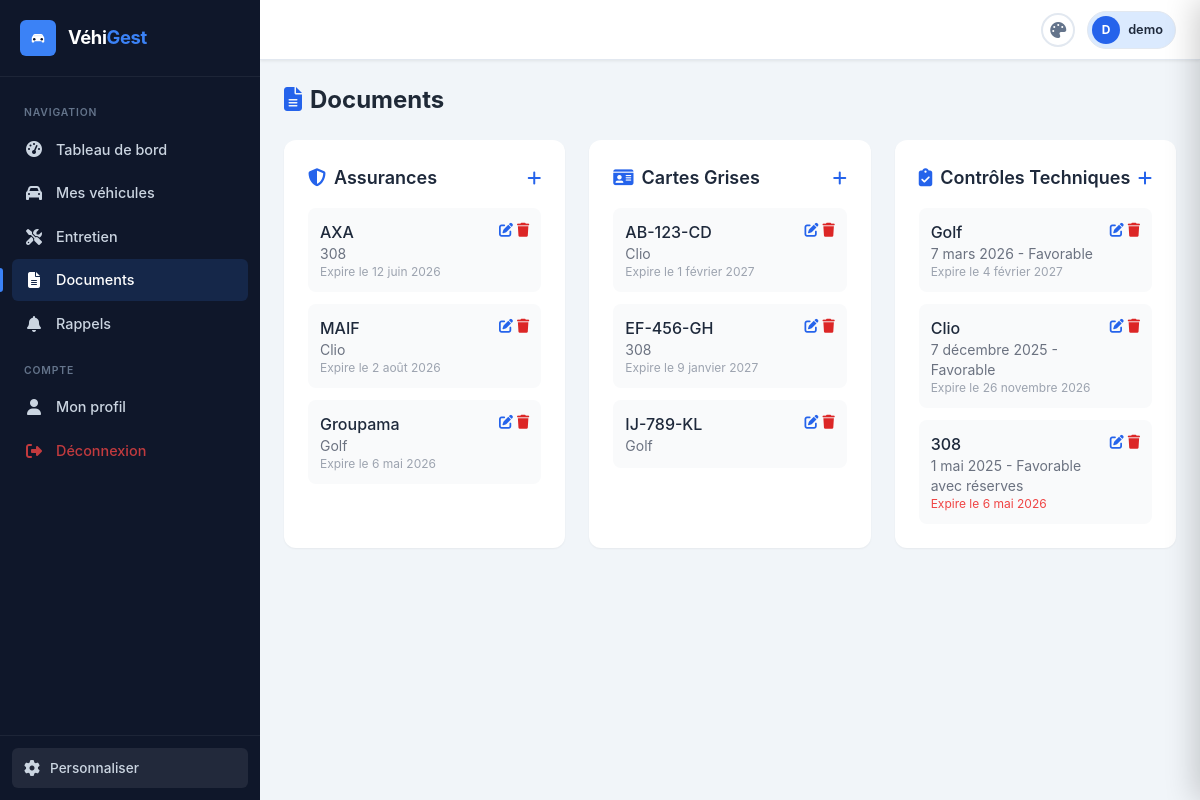
Page /documents/ (signed in) on the committed database.
### documents/models.py (models this page shows, shortened)
class Insurance(models.Model):
    vehicle = models.ForeignKey(Vehicle, on_delete=models.CASCADE, related_name='insurances', verbose_name='Véhicule')
    company_name = models.CharField("Compagnie d'assurance", max_length=200)
    policy_number = models.CharField('Numéro de police', max_length=100)
    start_date = models.DateField('Date de début')
    end_date = models.DateField("Date d'expiration")
    premium_amount = models.DecimalField('Prime (€/an)', max_digits=10, decimal_places=2, null=True, blank=True)
    is_active = models.BooleanField('Active', default=True)
    document = models.FileField('Document', upload_to='documents/insurances/', blank=True)
    notes = models.TextField('Notes', blank=True)
    created_at = models.DateTimeField(auto_now_add=True)
    updated_at = models.DateTimeField(auto_now=True)
    class Meta:
        verbose_name = 'Assurance'
        verbose_name_plural = 'Assurances'
        ordering = ['-start_date']

class CarteGrise(models.Model):
    vehicle = models.OneToOneField(Vehicle, on_delete=models.CASCADE, related_name='carte_grise', verbose_name='Véhicule')
    registration_number = models.CharField("Numéro d'immatriculation", max_length=20)
    issue_date = models.DateField("Date de délivrance")
    expiry_date = models.DateField("Date d'expiration", null=True, blank=True)
    document = models.FileField('Document', upload_to='documents/cartes_grises/', blank=True)
    created_at = models.DateTimeField(auto_now_add=True)
    updated_at = models.DateTimeField(auto_now=True)
    class Meta:
        verbose_name = 'Carte Grise'
        verbose_name_plural = 'Cartes Grises'

class TechnicalInspection(models.Model):
    class Result(models.TextChoices):
        PASSED = 'passed', 'Favorable'
        FAILED = 'failed', 'Défavorable'
        PARTIAL = 'partial', 'Favorable avec réserves'
    vehicle = models.ForeignKey(Vehicle, on_delete=models.CASCADE, related_name='technical_inspections', verbose_name='Véhicule')
    inspection_date = models.DateField("Date du contrôle")
    result = models.CharField('Résultat', max_length=10, choices=Result.choices)
    expiry_date = models.DateField("Date d'expiration")
    mileage_at_inspection = models.IntegerField('Kilométrage lors du contrôle', null=True, blank=True)
    garage_name = models.CharField('Centre de contrôle', max_length=200, blank=True)
    document = models.FileField('Document', upload_to='documents/inspections/', blank=True)
    notes = models.TextField('Notes', blank=True)
    created_at = models.DateTimeField(auto_now_add=True)
    updated_at = models.DateTimeField(auto_now=True)
    class Meta:
        verbose_name = 'Contrôle Technique'
        verbose_name_plural = 'Contrôles Techniques'
        ordering = ['-inspection_date']

### vehicles/models.py (models this page shows, shortened)
class Vehicle(models.Model):
    class VehicleType(models.TextChoices):
        CAR = 'car', 'Voiture'
        MOTORCYCLE = 'motorcycle', 'Moto'
        TRUCK = 'truck', 'Camion'
        VAN = 'van', 'Utilitaire'
        BUS = 'bus', 'Bus'
        OTHER = 'other', 'Autre'
    class FuelType(models.TextChoices):
        GASOLINE = 'gasoline', 'Essence'
        DIESEL = 'diesel', 'Diesel'
        ELECTRIC = 'electric', 'Électrique'
        HYBRID = 'hybrid', 'Hybride'
        LPG = 'lpg', 'GPL'
        OTHER = 'other', 'Autre'
    user = models.ForeignKey(User, on_delete=models.CASCADE, related_name='vehicles', verbose_name='Propriétaire')
    name = models.CharField('Nom du véhicule', max_length=100)
    brand = models.CharField('Marque', max_length=100)
    model = models.CharField('Modèle', max_length=100)
    year = models.IntegerField('Année')
    vehicle_type = models.CharField('Type', max_length=20, choices=VehicleType.choices, default=VehicleType.CAR)
    fuel_type = models.CharField('Carburant', max_length=20, choices=FuelType.choices, default=FuelType.GASOLINE)
    vin = models.CharField('Numéro VIN', max_length=17, blank=True)
    registration_number = models.CharField("Numéro d'immatriculation", max_length=20, blank=True)
    mileage = models.IntegerField('Kilométrage', default=0)
    photo = models.ImageField('Photo', upload_to='vehicles/', blank=True)
    purchase_date = models.DateField("Date d'achat", null=True, blank=True)
    is_active = models.BooleanField('Actif', default=True)
    created_at = models.DateTimeField(auto_now_add=True)
    updated_at = models.DateTimeField(auto_now=True)
    class Meta:
        verbose_name = 'Véhicule'
        verbose_name_plural = 'Véhicules'
        ordering = ['-created_at']

### documents/views.py (the view)
# urls.py: path('', views.documents_list, name='list'),
@login_required
def documents_list(request):
    insurances = Insurance.objects.filter(vehicle__user=request.user).select_related('vehicle')
    inspections = TechnicalInspection.objects.filter(vehicle__user=request.user).select_related('vehicle')
    cartes_grise = CarteGrise.objects.filter(vehicle__user=request.user).select_related('vehicle')
    return render(request, 'documents/list.html', {
        'insurances': insurances,
        'inspections': inspections,
        'cartes_grise': cartes_grise,
        'today': date.today(),
    })

### documents/templates/documents/list.html (shortened to what this page needs)
{% extends "base.html" %}
{% block content %}
<div class="flex justify-between items-center mb-6">
    <h1 class="text-2xl font-bold text-gray-800"><i class="fas fa-file-alt text-blue-600 mr-2"></i>Documents</h1>
</div>
<div class="grid grid-cols-1 lg:grid-cols-3 gap-6">
    <div class="bg-white rounded-xl shadow-sm p-6">
        <div class="flex justify-between items-center mb-4">
            <h2 class="text-lg font-semibold"><i class="fas fa-shield-alt text-blue-600 mr-2"></i>Assurances</h2>
            <a href="{% url 'documents:insurance_create' %}" class="text-blue-600 hover:text-blue-800"><i class="fas fa-plus"></i></a>
        </div>
        {% if insurances %}
        <div class="space-y-3">
            {% for ins in insurances %}
            <div class="p-3 bg-gray-50 rounded-lg">
                <div class="flex justify-between items-start">
                    <div>
                        <p class="font-medium">{{ ins.company_name }}</p>
                        <p class="text-sm text-gray-500">{{ ins.vehicle.name }}</p>
                        <p class="text-xs text-gray-400">Expire le {{ ins.end_date }}</p>
                    </div>
                    <div class="flex gap-1">
                        <a href="{% url 'documents:insurance_update' ins.pk %}" class="text-blue-600 text-sm"><i class="fas fa-edit"></i></a>
                        <a href="{% url 'documents:insurance_delete' ins.pk %}" class="text-red-600 text-sm" onclick="return confirm('Supprimer ?')"><i class="fas fa-trash"></i></a>
                    </div>
                </div>
            </div>
            {% endfor %}
        </div>
        {% else %}
        <p class="text-gray-500 text-sm text-center py-4">Aucune assurance</p>
        {% endif %}
    </div>
    <div class="bg-white rounded-xl shadow-sm p-6">
        <div class="flex justify-between items-center mb-4">
            <h2 class="text-lg font-semibold"><i class="fas fa-id-card text-blue-600 mr-2"></i>Cartes Grises</h2>
            <a href="{% url 'documents:carte_grise_create' %}" class="text-blue-600 hover:text-blue-800"><i class="fas fa-plus"></i></a>
        </div>
        {% if cartes_grise %}
        <div class="space-y-3">
            {% for cg in cartes_grise %}
            <div class="p-3 bg-gray-50 rounded-lg">
                <div class="flex justify-between items-start">
                    <div>
                        <p class="font-medium">{{ cg.registration_number }}</p>
                        <p class="text-sm text-gray-500">{{ cg.vehicle.name }}</p>
                        {% if cg.expiry_date %}<p class="text-xs text-gray-400">Expire le {{ cg.expiry_date }}</p>{% endif %}
                    </div>
                    <div class="flex gap-1">
                        <a href="{% url 'documents:carte_grise_update' cg.pk %}" class="text-blue-600 text-sm"><i class="fas fa-edit"></i></a>
                        <a href="{% url 'documents:carte_grise_delete' cg.pk %}" class="text-red-600 text-sm" onclick="return confirm('Supprimer ?')"><i class="fas fa-trash"></i></a>
                    </div>
                </div>
            </div>
            {% endfor %}
        </div>
        {% else %}
        <p class="text-gray-500 text-sm text-center py-4">Aucune carte grise</p>
        {% endif %}
    </div>
    <div class="bg-white rounded-xl shadow-sm p-6">
        <div class="flex justify-between items-center mb-4">
            <h2 class="text-lg font-semibold"><i class="fas fa-clipboard-check text-blue-600 mr-2"></i>Contrôles Techniques</h2>
            <a href="{% url 'documents:inspection_create' %}" class="text-blue-600 hover:text-blue-800"><i class="fas fa-plus"></i></a>
        </div>
        {% if inspections %}
        <div class="space-y-3">
            {% for insp in inspections %}
            <div class="p-3 bg-gray-50 rounded-lg">
                <div class="flex justify-between items-start">
                    <div>
                        <p class="font-medium">{{ insp.vehicle.name }}</p>
                        <p class="text-sm text-gray-500">{{ insp.inspection_date }} - {{ insp.get_result_display }}</p>
                        <p class="text-xs {% if insp.expiry_date < today %}text-red-500{% else %}text-gray-400{% endif %}">
                            Expire le {{ insp.expiry_date }}
                        </p>
                    </div>
                    <div class="flex gap-1">
                        <a href="{% url 'documents:inspection_update' insp.pk %}" class="text-blue-600 text-sm"><i class="fas fa-edit"></i></a>
                        <a href="{% url 'documents:inspection_delete' insp.pk %}" class="text-red-600 text-sm" onclick="return confirm('Supprimer ?')"><i class="fas fa-trash"></i></a>
                    </div>
                </div>
            </div>
            {% endfor %}
        </div>
        {% else %}
        <p class="text-gray-500 text-sm text-center py-4">Aucun contrôle technique</p>
        {% endif %}
    </div>
</div>
{% endblock %}

### templates/base.html (shortened to what this page needs)
<!DOCTYPE html>
{% load static %}
<html lang="fr" data-theme="light" data-sidebar-style="standard" data-sidebar-color="default" data-font-size="medium">
<head>
    <script src="https://cdn.tailwindcss.com"></script>
    <link rel="stylesheet" href="https://cdnjs.cloudflare.com/ajax/libs/font-awesome/6.5.1/css/all.min.css">
</head>
<body>
    {% if user.is_authenticated %}
    <div class="app-layout">
        <aside class="sidebar" id="sidebar">
            <div class="sidebar-header">
                <div class="sidebar-logo-icon">
                </div>
                <span class="sidebar-brand">Véhi<span>Gest</span></span>
            </div>
            <nav class="sidebar-nav">
                <div class="sidebar-section-title">Navigation</div>
                <a href="{% url 'dashboard:home' %}" class="sidebar-link {% if request.resolver_match.app_name == 'dashboard' %}active{% endif %}">
                    <i class="fas fa-tachometer-alt"></i>
                    <span class="link-text">Tableau de bord</span>
                </a>
                <a href="{% url 'vehicles:list' %}" class="sidebar-link {% if request.resolver_match.app_name == 'vehicles' %}active{% endif %}">
                    <i class="fas fa-car"></i>
                    <span class="link-text">Mes véhicules</span>
                </a>
                <a href="{% url 'maintenance:list' %}" class="sidebar-link {% if request.resolver_match.app_name == 'maintenance' %}active{% endif %}">
                    <i class="fas fa-tools"></i>
                    <span class="link-text">Entretien</span>
                </a>
                <a href="{% url 'documents:list' %}" class="sidebar-link {% if request.resolver_match.app_name == 'documents' %}active{% endif %}">
                    <i class="fas fa-file-alt"></i>
                    <span class="link-text">Documents</span>
                </a>
                <a href="{% url 'notifications:reminders' %}" class="sidebar-link {% if request.resolver_match.app_name == 'notifications' %}active{% endif %}">
                    <i class="fas fa-bell"></i>
                    <span class="link-text">Rappels</span>
                </a>
                <div class="sidebar-section-title">Compte</div>
                <a href="{% url 'accounts:profile' %}" class="sidebar-link">
                    <i class="fas fa-user"></i>
                    <span class="link-text">Mon profil</span>
                </a>
                <a href="{% url 'accounts:logout' %}" class="sidebar-link" style="color:rgba(239,68,68,0.8)">
                    <i class="fas fa-sign-out-alt"></i>
                    <span class="link-text">Déconnexion</span>
                </a>
            </nav>
            <div class="sidebar-footer">
                <button class="settings-btn" onclick="openSettings()">
                    <i class="fas fa-cog"></i>
                    <span>Personnaliser</span>
                </button>
            </div>
        </aside>
        <div class="app-content">
            <header class="topbar">
                <div class="topbar-right">
                    <button onclick="openSettings()" class="theme-btn" title="Personnaliser" style="width:34px;height:34px;border-color:var(--border-color)">
                        <i class="fas fa-palette"></i>
                    </button>
                    <div style="display:flex;align-items:center;gap:8px;padding:4px 12px 4px 4px;border-radius:50px;background:var(--accent-light);border:1px solid var(--border-color)">
                        <div style="width:28px;height:28px;border-radius:50%;background:var(--accent);display:flex;align-items:center;justify-content:center;color:#fff;font-size:0.75rem;font-weight:700">
                            {{ user.username|first|upper }}
                        </div>
                        <span style="font-size:0.8rem;font-weight:600;color:var(--text-primary)">{{ user.username }}</span>
                    </div>
                </div>
            </header>
            <main class="main-area">
                {% block content %}{% endblock %}
            </main>
        </div>
    </div>
    {% else %}
    <main class="min-h-screen" style="background:var(--bg-body)">
        {% block auth_content %}{% endblock %}
    </main>
    {% endif %}
</body>
</html>

### rows in the picture
Insurance: company_name "AXA", vehicle.name "308", end_date "12 juin 2026"
Insurance: company_name "MAIF", vehicle.name "Clio", end_date "2 août 2026"
Insurance: company_name "Groupama", vehicle.name "Golf", end_date "6 mai 2026"
CarteGrise: registration_number "AB-123-CD", vehicle.name "Clio", expiry_date "1 février 2027"
CarteGrise: registration_number "EF-456-GH", vehicle.name "308", expiry_date "9 janvier 2027"
CarteGrise: registration_number "IJ-789-KL", vehicle.name "Golf"
TechnicalInspection: vehicle.name "Golf", inspection_date "7 mars 2026", result "Favorable", expiry_date "4 février 2027"
TechnicalInspection: vehicle.name "Clio", inspection_date "7 décembre 2025", result "Favorable", expiry_date "26 novembre 2026"
TechnicalInspection: vehicle.name "308", inspection_date "1 mai 2025", result "Favorable avec réserves", expiry_date "6 mai 2026"

### other values in the picture
{{ user.username|first|upper }} "D"
{{ user.username }} "demo"
